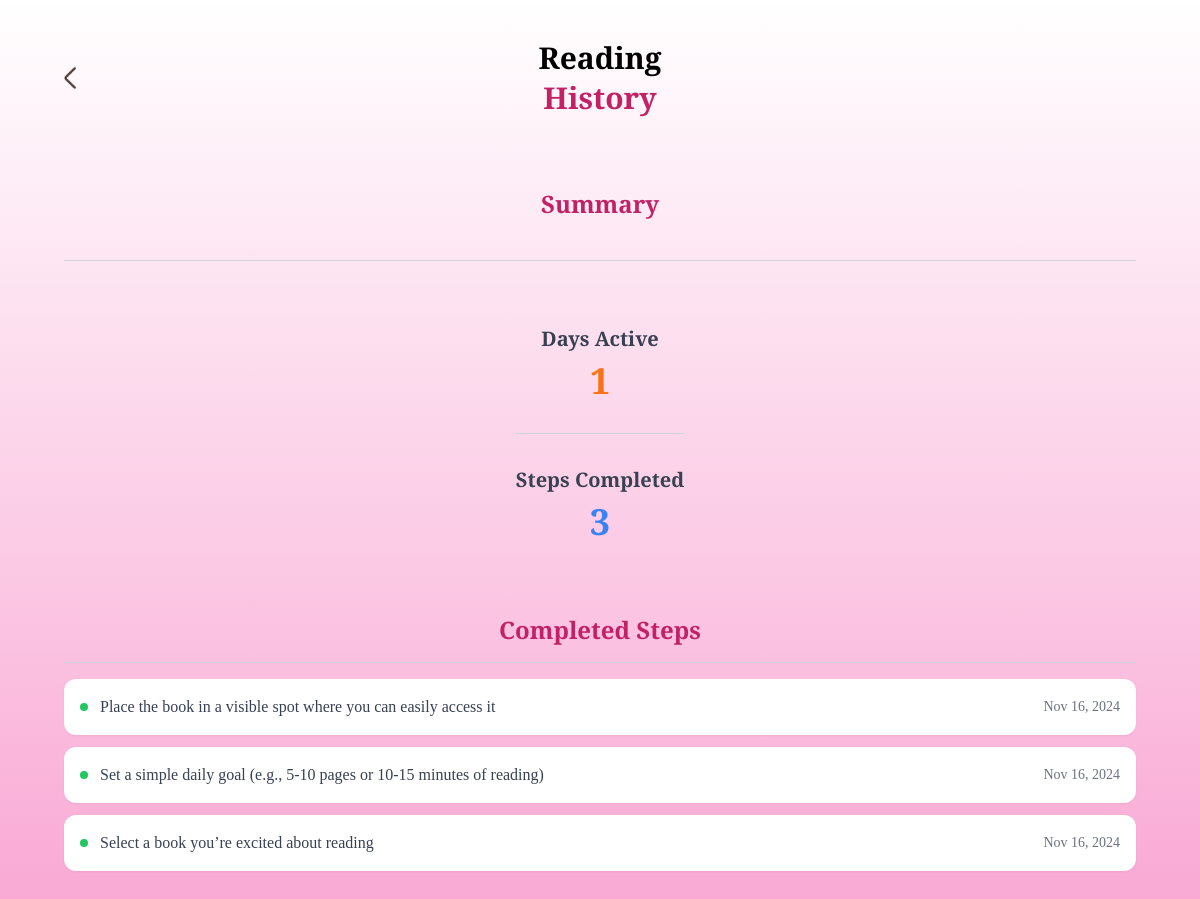
Page /habit/26/info (signed in) on the committed database.
### habits/models.py (models this page shows, shortened)
class Habit(models.Model):
    habit_id = models.AutoField(primary_key=True)
    language_code = models.ForeignKey(Language, on_delete=models.RESTRICT)
    habit_name = models.CharField(max_length=100)
    habit_type = models.CharField(max_length=4, choices=[('good', 'Good'), ('bad', 'Bad')])
    description = models.TextField(blank=True)
    gradient_color_start = models.CharField(max_length=7, blank=True, help_text="Hex code for the gradient start color")
    gradient_color_end = models.CharField(max_length=7, blank=True, help_text="Hex code for the gradient end color")
    created_at = models.DateTimeField(auto_now_add=True)
    class Meta:
        unique_together = ('habit_id', 'language_code')

class UserTask(models.Model):
    user_progress = models.ForeignKey(UserProgress, on_delete=models.CASCADE)
    task_completed = models.BooleanField(default=False)
    task_description = models.TextField()
    created_at = models.DateTimeField(auto_now_add=True)

### habits/views.py (the view, shortened to what this page needs)
# urls.py: path('habit/<int:id>/info', views.habit_info, name='habit_info'),
def habit_info(request, id):
    user_id = request.session.get('user_id')
    if not user_id:
        return redirect('login')
    user = get_object_or_404(User, user_id=user_id)
    habit = get_object_or_404(Habit, habit_id=id)
    user_progress = UserProgress.objects.filter(user=user, habit=habit).first()
    completed_tasks = UserTask.objects.filter(
        user_progress=user_progress,
        task_completed=True
    ).order_by('-created_at')  # Most recent first
    print("Completed tasks:", completed_tasks.count())
    print("Task dates:", [task.created_at.date() for task in completed_tasks])
    days_active = completed_tasks.dates('created_at', 'day').distinct().count()
    print("Days active:", days_active)
    context = {
        'habit': habit,
        'habit_info': habit.habit_name,
        'days_active': days_active,
        'total_steps': completed_tasks.count(),
        'user_progress': user_progress,
        'completed_tasks': completed_tasks,
    }
    return render(request, 'habit_info.html', context)

### habits/templates/habit_info.html (shortened to what this page needs)
{% extends "base.html" %}
{% block content %}
{% load static %}
<div class="screen bg-gradient-to-t from-pink-300 to-white min-h-screen flex flex-col items-center justify-start p-10 px-16 gap-6">
    <div class="back-image text-4xl w-full flex flex-col items-center justify-center relative">
        <div class="absolute left-0 top-1/2 -translate-y-1/2">
            <a href="/habit/{{habit.habit_id}}">
                <img class="w-3" src="{% static '/images/back.png' %}" alt="back-button" />
            </a>
        </div>
        <div class="text-center flex flex-col items-center">
            <div class="text-3xl font-semibold text-black">
                {{ habit.habit_name }}
            </div>
            <div class="text-[#c22165] text-3xl font-semibold mt-1">
                History
            </div>
        </div>
    </div>
    <div class="summary text-[#c22165] text-2xl font-semibold mt-12 text-center w-full">
        Summary
    </div>
    <div class="border-t border-gray-300 w-full my-4"></div>
    <div class="flex flex-col items-center justify-center mt-6 gap-8">
        <div class="stats-container flex flex-col items-center">
            <div class="text-xl font-semibold text-gray-700">
                Days Active
            </div>
            <div class="text-4xl font-bold text-orange-500 mt-2">
                {{ days_active }}
            </div>
        </div>
        <div class="border-t border-gray-300 w-full"></div>
        <div class="stats-container flex flex-col items-center">
            <div class="text-xl font-semibold text-gray-700">
                Steps Completed
            </div>
            <div class="text-4xl font-bold text-blue-500 mt-2">
                {{ total_steps }}
            </div>
        </div>
    </div>
    <div class="w-full mt-12 flex flex-col items-center">
        <div class="text-[#c22165] text-2xl font-semibold mb-4 text-center">
            Completed Steps
        </div>
        <div class="border-t border-gray-300 w-full mb-4"></div>
        <div class="completed-steps-container flex flex-col gap-3 w-full">
            {% for task in completed_tasks %}
            <div class="completed-step bg-white rounded-xl p-4 shadow-sm">
                <div class="flex justify-between items-center">
                    <div class="flex items-center gap-3">
                        <div class="w-2 h-2 rounded-full bg-green-500"></div>
                        <span class="text-gray-700">{{ task.task_description }}</span>
                    </div>
                    <div class="text-sm text-gray-500">
                        {{ task.created_at|date:"M d, Y" }}
                    </div>
                </div>
            </div>
            {% empty %}
            <div class="text-center text-gray-500 py-4">
                No steps completed yet
            </div>
            {% endfor %}
        </div>
    </div>
</div>
{% endblock content %}

### habits/templates/base.html (style rules this page uses)
body { font-family: "Crimson Text", serif; }

### rows in the picture
Habit: habit_name "Reading"
UserTask: task_description "Place the book in a visible spot where you can easily access it", created_at "Nov 16, 2024"
UserTask: task_description "Set a simple daily goal (e.g., 5-10 pages or 10-15 minutes of reading)", created_at "Nov 16, 2024"
UserTask: task_description "Select a book you’re excited about reading", created_at "Nov 16, 2024"

### other values in the picture
{{ days_active }} "1"
{{ total_steps }} "3"
